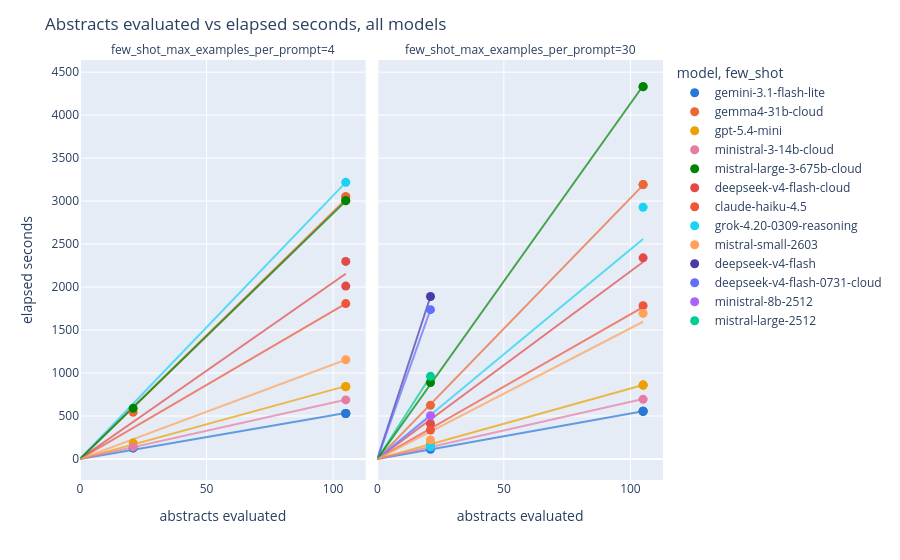

Notebook source saved alongside this figure:
### Code cell
def build_fit_line_df(fit_df, timing_df, group_cols):
    rows = []
    for _, fit_row in fit_df.iterrows():
        mask = pd.Series(True, index=timing_df.index)
        for col in group_cols:
            mask &= timing_df[col] == fit_row[col]
        x_max = timing_df.loc[mask, "num_abstracts"].max()
        for num_abstracts in (0, x_max):
            rows.append({
                **{col: fit_row[col] for col in group_cols},
                "num_abstracts": num_abstracts,
                "elapsed_seconds": fit_row["s_per_abstract_fit"] * num_abstracts,
            })
    return pd.DataFrame(rows)


fit_line_df = build_fit_line_df(fit_df, timing_df, GROUP_COLS)

model_color_map = dict(zip(MODELS_TO_INCLUDE, CATEGORICAL_COLORS))
few_shot_col = "few_shot_max_examples_per_prompt" if few_shot_available_for_all_runs else None
few_shot_values = sorted(fit_df[few_shot_col].unique()) if few_shot_col else []
symbol_map = {value: FEW_SHOT_SYMBOLS[i % len(FEW_SHOT_SYMBOLS)] for i, value in enumerate(few_shot_values)}
dash_map = {value: FEW_SHOT_DASHES[i % len(FEW_SHOT_DASHES)] for i, value in enumerate(few_shot_values)}

category_orders = {"stage": sorted(timing_df["stage"].unique())}

# timing_df = timing_df[timing_df["stage"] == STAGE_TO_PLOT]

if few_shot_col:
    category_orders[few_shot_col] = few_shot_values

scatter_fig = px.scatter(
    timing_df,
    x="num_abstracts",
    y="elapsed_seconds",
    color="model",
    # symbol=few_shot_col,
    facet_col=few_shot_col,
    color_discrete_map=model_color_map,
    symbol_map=symbol_map,
    category_orders=category_orders,
    labels={"num_abstracts": "abstracts evaluated", "elapsed_seconds": "elapsed seconds"},
)
scatter_fig.update_traces(marker_size=9)

line_fig = px.line(
    fit_line_df,
    x="num_abstracts",
    y="elapsed_seconds",
    color="model",
    # line_dash=few_shot_col,
    facet_col=few_shot_col,
    color_discrete_map=model_color_map,
    line_dash_map=dash_map,
    category_orders=category_orders,
)
line_fig.update_traces(showlegend=False, opacity=0.7)

fig = go.Figure(data=line_fig.data + scatter_fig.data, layout=scatter_fig.layout)
fig.update_layout(
    title="Abstracts evaluated vs elapsed seconds, all models",
    legend_title="model, few_shot" if few_shot_col else "model",
)
fig.show()

### Figure 1 — Plotly figure (JSON) as saved in the notebook; plotly's stock layout.template omitted (floating-point values rounded to 4 significant figures)
{"data": [{"hovertemplate": "model=claude-haiku-4.5<br>few_shot_max_examples_per_prompt=4<br>num_abstracts=%{x}<br>elapsed_seconds=%{y}<extra></extra>", "legendgroup": "claude-haiku-4.5", "line": {"color": "#ef553b", "dash": "solid"}, "marker": {"symbol": "circle"}, "mode": "lines", "name": "claude-haiku-4.5", "opacity": 0.7, "orientation": "v", "showlegend": false, "type": "scatter", "x": [0, 105], "xaxis": "x", "y": [0.0, 1807.0], "yaxis": "y"}, {"hovertemplate": "model=deepseek-v4-flash-cloud<br>few_shot_max_examples_per_prompt=4<br>num_abstracts=%{x}<br>elapsed_seconds=%{y}<extra></extra>", "legendgroup": "deepseek-v4-flash-cloud", "line": {"color": "#e34948", "dash": "solid"}, "marker": {"symbol": "circle"}, "mode": "lines", "name": "deepseek-v4-flash-cloud", "opacity": 0.7, "orientation": "v", "showlegend": false, "type": "scatter", "x": [0, 105], "xaxis": "x", "y": [0.0, 2155.0], "yaxis": "y"}, {"hovertemplate": "model=gemini-3.1-flash-lite<br>few_shot_max_examples_per_prompt=4<br>num_abstracts=%{x}<br>elapsed_seconds=%{y}<extra></extra>", "legendgroup": "gemini-3.1-flash-lite", "line": {"color": "#2a78d6", "dash": "solid"}, "marker": {"symbol": "circle"}, "mode": "lines", "name": "gemini-3.1-flash-lite", "opacity": 0.7, "orientation": "v", "showlegend": false, "type": "scatter", "x": [0, 105], "xaxis": "x", "y": [0.0, 535.3], "yaxis": "y"}, {"hovertemplate": "model=gemma4-31b-cloud<br>few_shot_max_examples_per_prompt=4<br>num_abstracts=%{x}<br>elapsed_seconds=%{y}<extra></extra>", "legendgroup": "gemma4-31b-cloud", "line": {"color": "#eb6834", "dash": "solid"}, "marker": {"symbol": "circle"}, "mode": "lines", "name": "gemma4-31b-cloud", "opacity": 0.7, "orientation": "v", "showlegend": false, "type": "scatter", "x": [0, 105], "xaxis": "x", "y": [0.0, 3019.0], "yaxis": "y"}, {"hovertemplate": "model=gpt-5.4-mini<br>few_shot_max_examples_per_prompt=4<br>num_abstracts=%{x}<br>elapsed_seconds=%{y}<extra></extra>", "legendgroup": "gpt-5.4-mini", "line": {"color": "#eda100", "dash": "solid"}, "marker": {"symbol": "circle"}, "mode": "lines", "name": "gpt-5.4-mini", "opacity": 0.7, "orientation": "v", "showlegend": false, "type": "scatter", "x": [0, 105], "xaxis": "x", "y": [0.0, 847.9], "yaxis": "y"}, {"hovertemplate": "model=grok-4.20-0309-reasoning<br>few_shot_max_examples_per_prompt=4<br>num_abstracts=%{x}<br>elapsed_seconds=%{y}<extra></extra>", "legendgroup": "grok-4.20-0309-reasoning", "line": {"color": "#19d3f3", "dash": "solid"}, "marker": {"symbol": "circle"}, "mode": "lines", "name": "grok-4.20-0309-reasoning", "opacity": 0.7, "orientation": "v", "showlegend": false, "type": "scatter", "x": [0, 105], "xaxis": "x", "y": [0.0, 3218.0], "yaxis": "y"}, {"hovertemplate": "model=ministral-3-14b-cloud<br>few_shot_max_examples_per_prompt=4<br>num_abstracts=%{x}<br>elapsed_seconds=%{y}<extra></extra>", "legendgroup": "ministral-3-14b-cloud", "line": {"color": "#e87ba4", "dash": "solid"}, "marker": {"symbol": "circle"}, "mode": "lines", "name": "ministral-3-14b-cloud", "opacity": 0.7, "orientation": "v", "showlegend": false, "type": "scatter", "x": [0, 105], "xaxis": "x", "y": [0.0, 690.3], "yaxis": "y"}, {"hovertemplate": "model=mistral-large-3-675b-cloud<br>few_shot_max_examples_per_prompt=4<br>num_abstracts=%{x}<br>elapsed_seconds=%{y}<extra></extra>", "legendgroup": "mistral-large-3-675b-cloud", "line": {"color": "#008300", "dash": "solid"}, "marker": {"symbol": "circle"}, "mode": "lines", "name": "mistral-large-3-675b-cloud", "opacity": 0.7, "orientation": "v", "showlegend": false, "type": "scatter", "x": [0, 105], "xaxis": "x", "y": [0.0, 3000.0], "yaxis": "y"}, {"hovertemplate": "model=mistral-small-2603<br>few_shot_max_examples_per_prompt=4<br>num_abstracts=%{x}<br>elapsed_seconds=%{y}<extra></extra>", "legendgroup": "mistral-small-2603", "line": {"color": "#ffa15a", "dash": "solid"}, "marker": {"symbol": "circle"}, "mode": "lines", "name": "mistral-small-2603", "opacity": 0.7, "orientation": "v", "showlegend": false, "type": "scatter", "x": [0, 105], "xaxis": "x", "y": [0.0, 1155.0], "yaxis": "y"}, {"hovertemplate": "model=claude-haiku-4.5<br>few_shot_max_examples_per_prompt=30<br>num_abstracts=%{x}<br>elapsed_seconds=%{y}<extra></extra>", "legendgroup": "claude-haiku-4.5", "line": {"color": "#ef553b", "dash": "solid"}, "marker": {"symbol": "circle"}, "mode": "lines", "name": "claude-haiku-4.5", "opacity": 0.7, "orientation": "v", "showlegend": false, "type": "scatter", "x": [0, 105], "xaxis": "x2", "y": [0.0, 1768.0], "yaxis": "y2"}, {"hovertemplate": "model=deepseek-v4-flash<br>few_shot_max_examples_per_prompt=30<br>num_abstracts=%{x}<br>elapsed_seconds=%{y}<extra></extra>", "legendgroup": "deepseek-v4-flash", "line": {"color": "#4a3aa7", "dash": "solid"}, "marker": {"symbol": "circle"}, "mode": "lines", "name": "deepseek-v4-flash", "opacity": 0.7, "orientation": "v", "showlegend": false, "type": "scatter", "x": [0, 21], "xaxis": "x2", "y": [0.0, 1890.0], "yaxis": "y2"}, {"hovertemplate": "model=deepseek-v4-flash-0731-cloud<br>few_shot_max_examples_per_prompt=30<br>num_abstracts=%{x}<br>elapsed_seconds=%{y}<extra></extra>", "legendgroup": "deepseek-v4-flash-0731-cloud", "line": {"color": "#636efa", "dash": "solid"}, "marker": {"symbol": "circle"}, "mode": "lines", "name": "deepseek-v4-flash-0731-cloud", "opacity": 0.7, "orientation": "v", "showlegend": false, "type": "scatter", "x": [0, 21], "xaxis": "x2", "y": [0.0, 1737.0], "yaxis": "y2"}, {"hovertemplate": "model=deepseek-v4-flash-cloud<br>few_shot_max_examples_per_prompt=30<br>num_abstracts=%{x}<br>elapsed_seconds=%{y}<extra></extra>", "legendgroup": "deepseek-v4-flash-cloud", "line": {"color": "#e34948", "dash": "solid"}, "marker": {"symbol": "circle"}, "mode": "lines", "name": "deepseek-v4-flash-cloud", "opacity": 0.7, "orientation": "v", "showlegend": false, "type": "scatter", "x": [0, 105], "xaxis": "x2", "y": [0.0, 2292.0], "yaxis": "y2"}, {"hovertemplate": "model=gemini-3.1-flash-lite<br>few_shot_max_examples_per_prompt=30<br>num_abstracts=%{x}<br>elapsed_seconds=%{y}<extra></extra>", "legendgroup": "gemini-3.1-flash-lite", "line": {"color": "#2a78d6", "dash": "solid"}, "marker": {"symbol": "circle"}, "mode": "lines", "name": "gemini-3.1-flash-lite", "opacity": 0.7, "orientation": "v", "showlegend": false, "type": "scatter", "x": [0, 105], "xaxis": "x2", "y": [0.0, 555.6], "yaxis": "y2"}, {"hovertemplate": "model=gemma4-31b-cloud<br>few_shot_max_examples_per_prompt=30<br>num_abstracts=%{x}<br>elapsed_seconds=%{y}<extra></extra>", "legendgroup": "gemma4-31b-cloud", "line": {"color": "#eb6834", "dash": "solid"}, "marker": {"symbol": "circle"}, "mode": "lines", "name": "gemma4-31b-cloud", "opacity": 0.7, "orientation": "v", "showlegend": false, "type": "scatter", "x": [0, 105], "xaxis": "x2", "y": [0.0, 3186.0], "yaxis": "y2"}, {"hovertemplate": "model=gpt-5.4-mini<br>few_shot_max_examples_per_prompt=30<br>num_abstracts=%{x}<br>elapsed_seconds=%{y}<extra></extra>", "legendgroup": "gpt-5.4-mini", "line": {"color": "#eda100", "dash": "solid"}, "marker": {"symbol": "circle"}, "mode": "lines", "name": "gpt-5.4-mini", "opacity": 0.7, "orientation": "v", "showlegend": false, "type": "scatter", "x": [0, 105], "xaxis": "x2", "y": [0.0, 861.4], "yaxis": "y2"}, {"hovertemplate": "model=grok-4.20-0309-reasoning<br>few_shot_max_examples_per_prompt=30<br>num_abstracts=%{x}<br>elapsed_seconds=%{y}<extra></extra>", "legendgroup": "grok-4.20-0309-reasoning", "line": {"color": "#19d3f3", "dash": "solid"}, "marker": {"symbol": "circle"}, "mode": "lines", "name": "grok-4.20-0309-reasoning", "opacity": 0.7, "orientation": "v", "showlegend": false, "type": "scatter", "x": [0, 105], "xaxis": "x2", "y": [0.0, 2560.0], "yaxis": "y2"}, {"hovertemplate": "model=ministral-3-14b-cloud<br>few_shot_max_examples_per_prompt=30<br>num_abstracts=%{x}<br>elapsed_seconds=%{y}<extra></extra>", "legendgroup": "ministral-3-14b-cloud", "line": {"color": "#e87ba4", "dash": "solid"}, "marker": {"symbol": "circle"}, "mode": "lines", "name": "ministral-3-14b-cloud", "opacity": 0.7, "orientation": "v", "showlegend": false, "type": "scatter", "x": [0, 105], "xaxis": "x2", "y": [0.0, 697.4], "yaxis": "y2"}, {"hovertemplate": "model=ministral-8b-2512<br>few_shot_max_examples_per_prompt=30<br>num_abstracts=%{x}<br>elapsed_seconds=%{y}<extra></extra>", "legendgroup": "ministral-8b-2512", "line": {"color": "#ab63fa", "dash": "solid"}, "marker": {"symbol": "circle"}, "mode": "lines", "name": "ministral-8b-2512", "opacity": 0.7, "orientation": "v", "showlegend": false, "type": "scatter", "x": [0, 21], "xaxis": "x2", "y": [0.0, 502.9], "yaxis": "y2"}, {"hovertemplate": "model=mistral-large-2512<br>few_shot_max_examples_per_prompt=30<br>num_abstracts=%{x}<br>elapsed_seconds=%{y}<extra></extra>", "legendgroup": "mistral-large-2512", "line": {"color": "#00cc96", "dash": "solid"}, "marker": {"symbol": "circle"}, "mode": "lines", "name": "mistral-large-2512", "opacity": 0.7, "orientation": "v", "showlegend": false, "type": "scatter", "x": [0, 21], "xaxis": "x2", "y": [0.0, 961.4], "yaxis": "y2"}, {"hovertemplate": "model=mistral-large-3-675b-cloud<br>few_shot_max_examples_per_prompt=30<br>num_abstracts=%{x}<br>elapsed_seconds=%{y}<extra></extra>", "legendgroup": "mistral-large-3-675b-cloud", "line": {"color": "#008300", "dash": "solid"}, "marker": {"symbol": "circle"}, "mode": "lines", "name": "mistral-large-3-675b-cloud", "opacity": 0.7, "orientation": "v", "showlegend": false, "type": "scatter", "x": [0, 105], "xaxis": "x2", "y": [0.0, 4342.0], "yaxis": "y2"}, {"hovertemplate": "model=mistral-small-2603<br>few_shot_max_examples_per_prompt=30<br>num_abstracts=%{x}<br>elapsed_seconds=%{y}<extra></extra>", "legendgroup": "mistral-small-2603", "line": {"color": "#ffa15a", "dash": "solid"}, "marker": {"symbol": "circle"}, "mode": "lines", "name": "mistral-small-2603", "opacity": 0.7, "orientation": "v", "showlegend": false, "type": "scatter", "x": [0, 105], "xaxis": "x2", "y": [0.0, 1597.0], "yaxis": "y2"}, {"hovertemplate": "model=gemini-3.1-flash-lite<br>few_shot_max_examples_per_prompt=4<br>abstracts evaluated=%{x}<br>elapsed seconds=%{y}<extra></extra>", "legendgroup": "gemini-3.1-flash-lite", "marker": {"color": "#2a78d6", "size": 9, "symbol": "circle"}, "mode": "markers", "name": "gemini-3.1-flash-lite", "orientation": "v", "showlegend": true, "type": "scatter", "x": [21, 105, 105, 105], "xaxis": "x", "y": [126.1, 528.9, 528.9, 528.9], "yaxis": "y"}, {"hovertemplate": "model=gemma4-31b-cloud<br>few_shot_max_examples_per_prompt=4<br>abstracts evaluated=%{x}<br>elapsed seconds=%{y}<extra></extra>", "legendgroup": "gemma4-31b-cloud", "marker": {"color": "#eb6834", "size": 9, "symbol": "circle"}, "mode": "markers", "name": "gemma4-31b-cloud", "orientation": "v", "showlegend": true, "type": "scatter", "x": [21, 105, 105], "xaxis": "x", "y": [542.8, 3050.0, 3050.0], "yaxis": "y"}, {"hovertemplate": "model=gpt-5.4-mini<br>few_shot_max_examples_per_prompt=4<br>abstracts evaluated=%{x}<br>elapsed seconds=%{y}<extra></extra>", "legendgroup": "gpt-5.4-mini", "marker": {"color": "#eda100", "size": 9, "symbol": "circle"}, "mode": "markers", "name": "gpt-5.4-mini", "orientation": "v", "showlegend": true, "type": "scatter", "x": [21, 105, 105, 105], "xaxis": "x", "y": [187.9, 841.7, 841.7, 841.7], "yaxis": "y"}, {"hovertemplate": "model=ministral-3-14b-cloud<br>few_shot_max_examples_per_prompt=4<br>abstracts evaluated=%{x}<br>elapsed seconds=%{y}<extra></extra>", "legendgroup": "ministral-3-14b-cloud", "marker": {"color": "#e87ba4", "size": 9, "symbol": "circle"}, "mode": "markers", "name": "ministral-3-14b-cloud", "orientation": "v", "showlegend": true, "type": "scatter", "x": [21, 105], "xaxis": "x", "y": [140.7, 687.6], "yaxis": "y"}, {"hovertemplate": "model=mistral-large-3-675b-cloud<br>few_shot_max_examples_per_prompt=4<br>abstracts evaluated=%{x}<br>elapsed seconds=%{y}<extra></extra>", "legendgroup": "mistral-large-3-675b-cloud", "marker": {"color": "#008300", "size": 9, "symbol": "circle"}, "mode": "markers", "name": "mistral-large-3-675b-cloud", "orientation": "v", "showlegend": true, "type": "scatter", "x": [21, 105, 105], "xaxis": "x", "y": [588.9, 3005.0, 3005.0], "yaxis": "y"}, {"hovertemplate": "model=deepseek-v4-flash-cloud<br>few_shot_max_examples_per_prompt=4<br>abstracts evaluated=%{x}<br>elapsed seconds=%{y}<extra></extra>", "legendgroup": "deepseek-v4-flash-cloud", "marker": {"color": "#e34948", "size": 9, "symbol": "circle"}, "mode": "markers", "name": "deepseek-v4-flash-cloud", "orientation": "v", "showlegend": true, "type": "scatter", "x": [105, 105], "xaxis": "x", "y": [2298.0, 2012.0], "yaxis": "y"}, {"hovertemplate": "model=claude-haiku-4.5<br>few_shot_max_examples_per_prompt=4<br>abstracts evaluated=%{x}<br>elapsed seconds=%{y}<extra></extra>", "legendgroup": "claude-haiku-4.5", "marker": {"color": "#ef553b", "size": 9, "symbol": "circle"}, "mode": "markers", "name": "claude-haiku-4.5", "orientation": "v", "showlegend": true, "type": "scatter", "x": [105], "xaxis": "x", "y": [1807.0], "yaxis": "y"}, {"hovertemplate": "model=grok-4.20-0309-reasoning<br>few_shot_max_examples_per_prompt=4<br>abstracts evaluated=%{x}<br>elapsed seconds=%{y}<extra></extra>", "legendgroup": "grok-4.20-0309-reasoning", "marker": {"color": "#19d3f3", "size": 9, "symbol": "circle"}, "mode": "markers", "name": "grok-4.20-0309-reasoning", "orientation": "v", "showlegend": true, "type": "scatter", "x": [105], "xaxis": "x", "y": [3218.0], "yaxis": "y"}, {"hovertemplate": "model=mistral-small-2603<br>few_shot_max_examples_per_prompt=4<br>abstracts evaluated=%{x}<br>elapsed seconds=%{y}<extra></extra>", "legendgroup": "mistral-small-2603", "marker": {"color": "#ffa15a", "size": 9, "symbol": "circle"}, "mode": "markers", "name": "mistral-small-2603", "orientation": "v", "showlegend": true, "type": "scatter", "x": [105], "xaxis": "x", "y": [1155.0], "yaxis": "y"}, {"hovertemplate": "model=gemini-3.1-flash-lite<br>few_shot_max_examples_per_prompt=30<br>abstracts evaluated=%{x}<br>elapsed seconds=%{y}<extra></extra>", "legendgroup": "gemini-3.1-flash-lite", "marker": {"color": "#2a78d6", "size": 9, "symbol": "circle"}, "mode": "markers", "name": "gemini-3.1-flash-lite", "orientation": "v", "showlegend": false, "type": "scatter", "x": [21, 105, 105, 105], "xaxis": "x2", "y": [112.6, 555.1, 555.1, 555.1], "yaxis": "y2"}, {"hovertemplate": "model=gemma4-31b-cloud<br>few_shot_max_examples_per_prompt=30<br>abstracts evaluated=%{x}<br>elapsed seconds=%{y}<extra></extra>", "legendgroup": "gemma4-31b-cloud", "marker": {"color": "#eb6834", "size": 9, "symbol": "circle"}, "mode": "markers", "name": "gemma4-31b-cloud", "orientation": "v", "showlegend": false, "type": "scatter", "x": [21, 105, 105], "xaxis": "x2", "y": [625.8, 3192.0, 3192.0], "yaxis": "y2"}, {"hovertemplate": "model=gpt-5.4-mini<br>few_shot_max_examples_per_prompt=30<br>abstracts evaluated=%{x}<br>elapsed seconds=%{y}<extra></extra>", "legendgroup": "gpt-5.4-mini", "marker": {"color": "#eda100", "size": 9, "symbol": "circle"}, "mode": "markers", "name": "gpt-5.4-mini", "orientation": "v", "showlegend": false, "type": "scatter", "x": [21, 105, 105, 105], "xaxis": "x2", "y": [176.8, 859.9, 859.9, 859.9], "yaxis": "y2"}, {"hovertemplate": "model=ministral-3-14b-cloud<br>few_shot_max_examples_per_prompt=30<br>abstracts evaluated=%{x}<br>elapsed seconds=%{y}<extra></extra>", "legendgroup": "ministral-3-14b-cloud", "marker": {"color": "#e87ba4", "size": 9, "symbol": "circle"}, "mode": "markers", "name": "ministral-3-14b-cloud", "orientation": "v", "showlegend": false, "type": "scatter", "x": [21, 105], "xaxis": "x2", "y": [142.2, 694.6], "yaxis": "y2"}, {"hovertemplate": "model=mistral-large-3-675b-cloud<br>few_shot_max_examples_per_prompt=30<br>abstracts evaluated=%{x}<br>elapsed seconds=%{y}<extra></extra>", "legendgroup": "mistral-large-3-675b-cloud", "marker": {"color": "#008300", "size": 9, "symbol": "circle"}, "mode": "markers", "name": "mistral-large-3-675b-cloud", "orientation": "v", "showlegend": false, "type": "scatter", "x": [21, 105, 105], "xaxis": "x2", "y": [889.5, 4332.0, 4332.0], "yaxis": "y2"}, {"hovertemplate": "model=deepseek-v4-flash-cloud<br>few_shot_max_examples_per_prompt=30<br>abstracts evaluated=%{x}<br>elapsed seconds=%{y}<extra></extra>", "legendgroup": "deepseek-v4-flash-cloud", "marker": {"color": "#e34948", "size": 9, "symbol": "circle"}, "mode": "markers", "name": "deepseek-v4-flash-cloud", "orientation": "v", "showlegend": false, "type": "scatter", "x": [105, 21], "xaxis": "x2", "y": [2340.0, 410.2], "yaxis": "y2"}, {"hovertemplate": "model=claude-haiku-4.5<br>few_shot_max_examples_per_prompt=30<br>abstracts evaluated=%{x}<br>elapsed seconds=%{y}<extra></extra>", "legendgroup": "claude-haiku-4.5", "marker": {"color": "#ef553b", "size": 9, "symbol": "circle"}, "mode": "markers", "name": "claude-haiku-4.5", "orientation": "v", "showlegend": false, "type": "scatter", "x": [105, 21], "xaxis": "x2", "y": [1784.0, 337.1], "yaxis": "y2"}, {"hovertemplate": "model=grok-4.20-0309-reasoning<br>few_shot_max_examples_per_prompt=30<br>abstracts evaluated=%{x}<br>elapsed seconds=%{y}<extra></extra>", "legendgroup": "grok-4.20-0309-reasoning", "marker": {"color": "#19d3f3", "size": 9, "symbol": "circle"}, "mode": "markers", "name": "grok-4.20-0309-reasoning", "orientation": "v", "showlegend": false, "type": "scatter", "x": [105, 21], "xaxis": "x2", "y": [2929.0, 143.4], "yaxis": "y2"}, {"hovertemplate": "model=mistral-small-2603<br>few_shot_max_examples_per_prompt=30<br>abstracts evaluated=%{x}<br>elapsed seconds=%{y}<extra></extra>", "legendgroup": "mistral-small-2603", "marker": {"color": "#ffa15a", "size": 9, "symbol": "circle"}, "mode": "markers", "name": "mistral-small-2603", "orientation": "v", "showlegend": false, "type": "scatter", "x": [105, 21], "xaxis": "x2", "y": [1694.0, 222.2], "yaxis": "y2"}, {"hovertemplate": "model=deepseek-v4-flash<br>few_shot_max_examples_per_prompt=30<br>abstracts evaluated=%{x}<br>elapsed seconds=%{y}<extra></extra>", "legendgroup": "deepseek-v4-flash", "marker": {"color": "#4a3aa7", "size": 9, "symbol": "circle"}, "mode": "markers", "name": "deepseek-v4-flash", "orientation": "v", "showlegend": true, "type": "scatter", "x": [21], "xaxis": "x2", "y": [1890.0], "yaxis": "y2"}, {"hovertemplate": "model=deepseek-v4-flash-0731-cloud<br>few_shot_max_examples_per_prompt=30<br>abstracts evaluated=%{x}<br>elapsed seconds=%{y}<extra></extra>", "legendgroup": "deepseek-v4-flash-0731-cloud", "marker": {"color": "#636efa", "size": 9, "symbol": "circle"}, "mode": "markers", "name": "deepseek-v4-flash-0731-cloud", "orientation": "v", "showlegend": true, "type": "scatter", "x": [21], "xaxis": "x2", "y": [1737.0], "yaxis": "y2"}, {"hovertemplate": "model=ministral-8b-2512<br>few_shot_max_examples_per_prompt=30<br>abstracts evaluated=%{x}<br>elapsed seconds=%{y}<extra></extra>", "legendgroup": "ministral-8b-2512", "marker": {"color": "#ab63fa", "size": 9, "symbol": "circle"}, "mode": "markers", "name": "ministral-8b-2512", "orientation": "v", "showlegend": true, "type": "scatter", "x": [21], "xaxis": "x2", "y": [502.9], "yaxis": "y2"}, {"hovertemplate": "model=mistral-large-2512<br>few_shot_max_examples_per_prompt=30<br>abstracts evaluated=%{x}<br>elapsed seconds=%{y}<extra></extra>", "legendgroup": "mistral-large-2512", "marker": {"color": "#00cc96", "size": 9, "symbol": "circle"}, "mode": "markers", "name": "mistral-large-2512", "orientation": "v", "showlegend": true, "type": "scatter", "x": [21], "xaxis": "x2", "y": [961.4], "yaxis": "y2"}], "layout": {"annotations": [{"showarrow": false, "text": "few_shot_max_examples_per_prompt=4", "x": 0.245, "xanchor": "center", "xref": "paper", "y": 1, "yanchor": "bottom", "yref": "paper"}, {"showarrow": false, "text": "few_shot_max_examples_per_prompt=30", "x": 0.755, "xanchor": "center", "xref": "paper", "y": 1, "yanchor": "bottom", "yref": "paper"}], "legend": {"title": {"text": "model, few_shot"}, "tracegroupgap": 0}, "margin": {"t": 60}, "title": {"text": "Abstracts evaluated vs elapsed seconds, all models"}, "xaxis": {"anchor": "y", "domain": [0, 0.49], "title": {"text": "abstracts evaluated"}}, "xaxis2": {"anchor": "y2", "domain": [0.51, 1], "matches": "x", "title": {"text": "abstracts evaluated"}}, "yaxis": {"anchor": "x", "domain": [0, 1], "title": {"text": "elapsed seconds"}}, "yaxis2": {"anchor": "x2", "domain": [0, 1], "matches": "y", "showticklabels": false}}}
